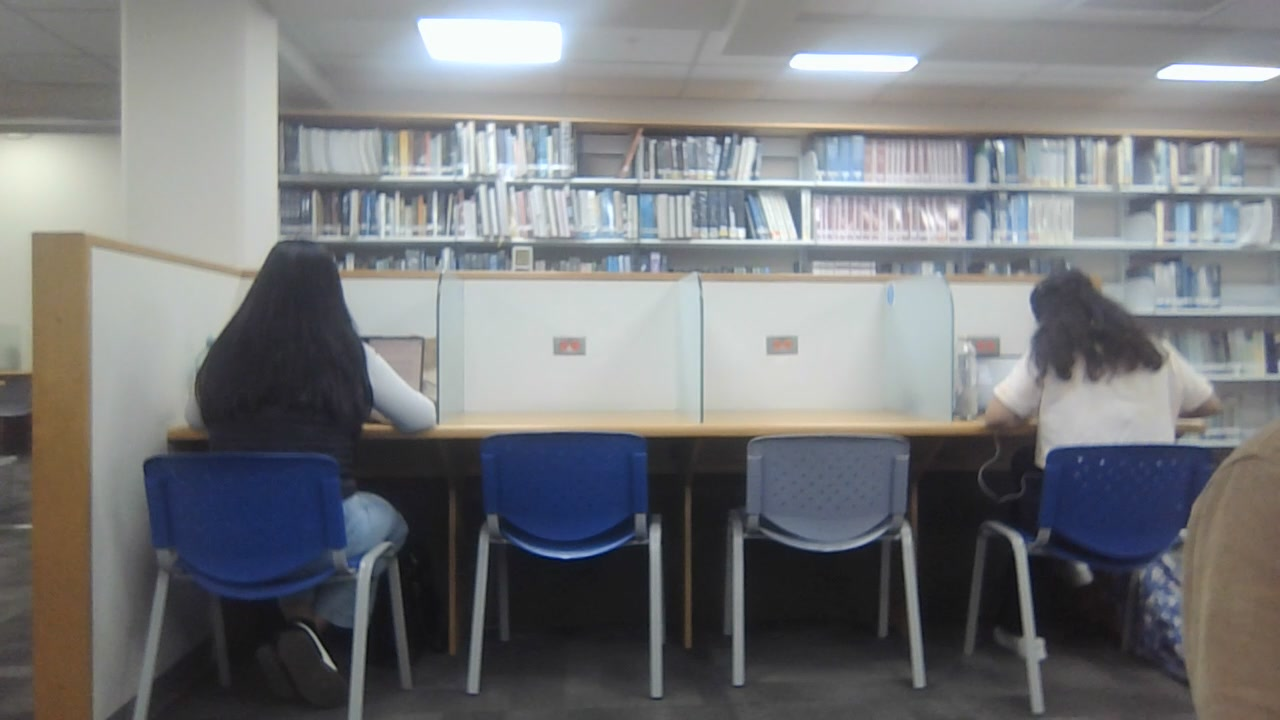
#> input picture data/frames/video1/frame_000086.jpg, 1280 x 720 px, found by its file name
$ python calibrate_seats.py --frame data/frames/frame_000086.jpg --output data/calibration/seats.json
#> lines starting #> are read from the running program, lines starting #| are printed output that depends on the picture; after the words box and inside, x2 and y2 are one past the last pixel; in counts of white or black regions, pixels touching at a corner belong together
#> in main, base_frame is the input picture: shape (720, 1280, 3); mean B, G, R 123, 120.6, 118.9
"""Herramienta interactiva para dibujar los polígonos de ROI de cada asiento
sobre un frame de referencia y guardarlos en data/calibration/seats.json.

Uso:
    python src/calibrate_seats.py
    python src/calibrate_seats.py --frame data/frames/frame_000086.jpg --output data/calibration/seats.json

Controles:
    click izquierdo   agrega un punto al polígono del asiento actual
    u                 deshace el último punto agregado
    n                 cierra el polígono actual (mínimo 3 puntos) y empieza el siguiente asiento
    z                 deshace el último asiento ya cerrado
    s                 guarda seats.json y termina
    q / ESC           sale sin guardar
"""

import argparse
import json
import os

import cv2

DEFAULT_FRAME = "data/frames/frame_000086.jpg"
DEFAULT_OUTPUT = "data/calibration/seats.json"

WINDOW_NAME = "Calibracion de asientos"


class CalibrationState:
    def __init__(self):
        self.completed_seats = []  # list of {"seat_id": str, "polygon": [[x,y],...]}
        self.current_points = []

    def next_seat_id(self):
        return f"A{len(self.completed_seats) + 1}"


def mouse_callback(event, x, y, flags, state):
    if event == cv2.EVENT_LBUTTONDOWN:
        state.current_points.append([x, y])


def render(base_frame, state):
    frame = base_frame.copy()

    for seat in state.completed_seats:
        pts = seat["polygon"]
        for i in range(len(pts)):
            p1 = tuple(pts[i])
            p2 = tuple(pts[(i + 1) % len(pts)])
            cv2.line(frame, p1, p2, (0, 200, 0), 2)
        cx = sum(p[0] for p in pts) // len(pts)
        cy = sum(p[1] for p in pts) // len(pts)
        cv2.putText(frame, seat["seat_id"], (cx - 10, cy), cv2.FONT_HERSHEY_SIMPLEX, 0.8, (0, 200, 0), 2)

    for i, p in enumerate(state.current_points):
        cv2.circle(frame, tuple(p), 4, (0, 0, 255), -1)
        if i > 0:
            cv2.line(frame, tuple(state.current_points[i - 1]), tuple(p), (0, 0, 255), 2)
    if len(state.current_points) >= 3:
        cv2.line(frame, tuple(state.current_points[-1]), tuple(state.current_points[0]), (0, 0, 255), 1)

    hint = f"Asiento actual: {state.next_seat_id()} | puntos: {len(state.current_points)} | click=punto n=cerrar u=deshacer z=deshacer asiento s=guardar q=salir"
    cv2.putText(frame, hint, (10, frame.shape[0] - 15), cv2.FONT_HERSHEY_SIMPLEX, 0.5, (255, 255, 255), 1)
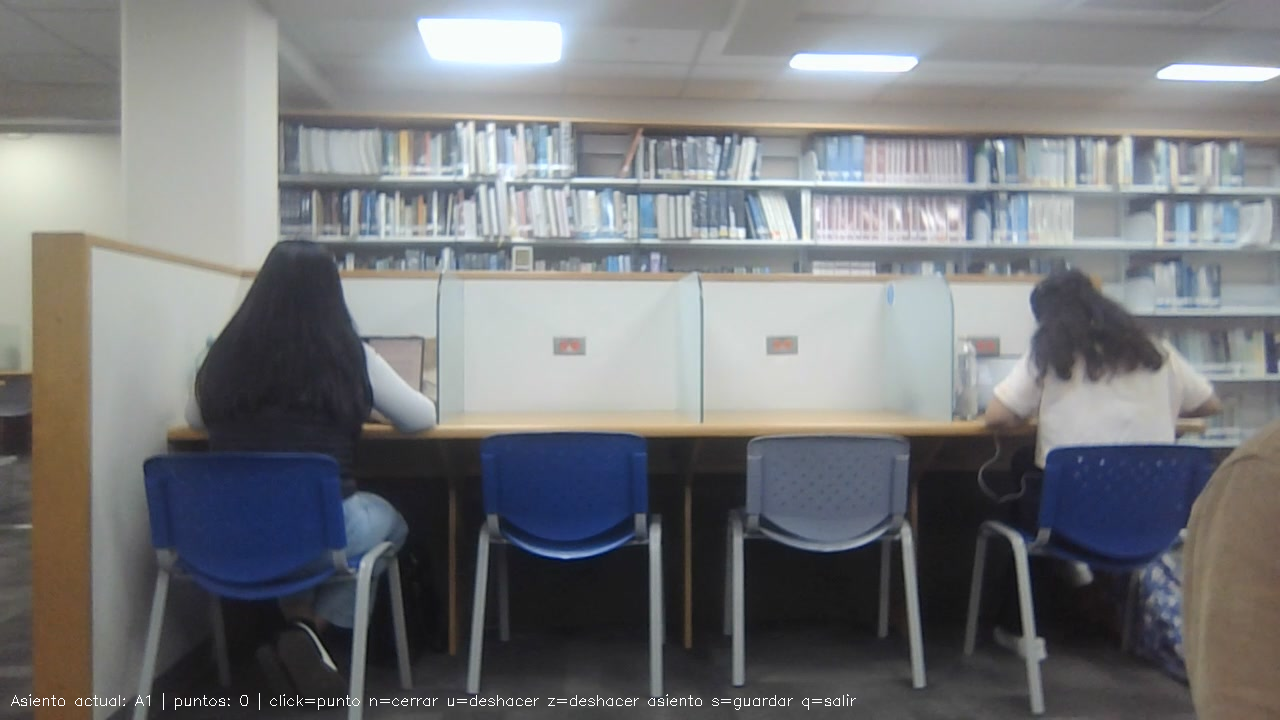
#> frame: shape (720, 1280, 3); 0.18% of pixels changed, all inside (x1, y1, x2, y2) = (11, 693, 856, 710)

    return frame


def main():
    parser = argparse.ArgumentParser()
    parser.add_argument("--frame", default=DEFAULT_FRAME)
    parser.add_argument("--output", default=DEFAULT_OUTPUT)
    args = parser.parse_args()

    base_frame = cv2.imread(args.frame)
    if base_frame is None:
        raise FileNotFoundError(f"No se pudo leer el frame de referencia: {args.frame}")

    state = CalibrationState()

    cv2.namedWindow(WINDOW_NAME)
    cv2.setMouseCallback(WINDOW_NAME, mouse_callback, state)

    print(__doc__)

    while True:
        cv2.imshow(WINDOW_NAME, render(base_frame, state))
        key = cv2.waitKey(20) & 0xFF
#> (key q is pressed here)

        if key == ord("u"):
            if state.current_points:
                state.current_points.pop()

        elif key == ord("n"):
            if len(state.current_points) >= 3:
                state.completed_seats.append({
                    "seat_id": state.next_seat_id(),
                    "polygon": state.current_points,
                })
                state.current_points = []
            else:
                print("Necesitas al menos 3 puntos para cerrar un poligono.")

        elif key == ord("z"):
            if state.completed_seats:
                removed = state.completed_seats.pop()
                print(f"Asiento {removed['seat_id']} eliminado.")

        elif key == ord("s"):
            os.makedirs(os.path.dirname(args.output), exist_ok=True)
            with open(args.output, "w", encoding="utf-8") as f:
                json.dump(state.completed_seats, f, indent=2)
            print(f"Guardado {len(state.completed_seats)} asientos en {args.output}")
            break

        elif key == ord("q") or key == 27:
            print("Salida sin guardar.")
            break

    cv2.destroyAllWindows()


if __name__ == "__main__":
    main()

$ run again, with data/frames/video1/frame_000004.jpg copied over data/frames/video1/frame_000086.jpg
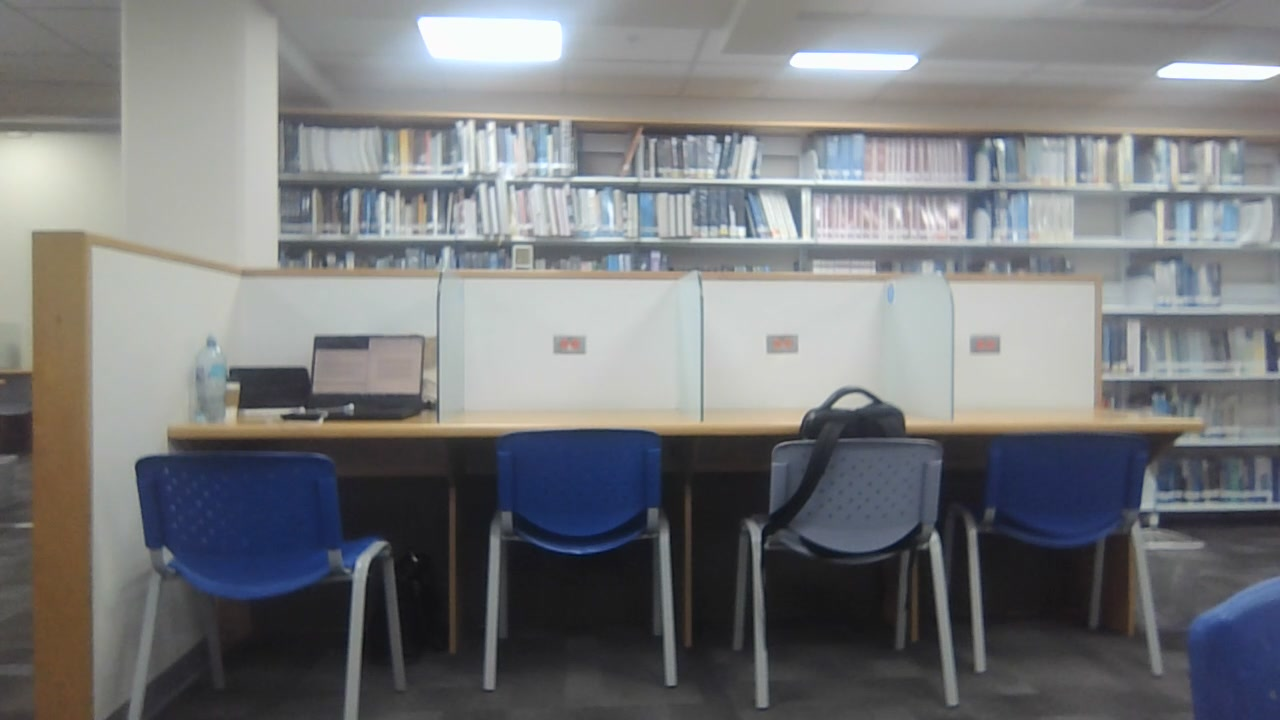
#> input picture data/frames/video1/frame_000004.jpg, 1280 x 720 px, found by its file name
#> in main, base_frame is the input picture: shape (720, 1280, 3); mean B, G, R 123.4, 121.2, 119.6
#> in render, `cv2.putText(frame, hint, (10, frame.shape[0] - 15), cv2.FONT_HERSHEY_S..`:
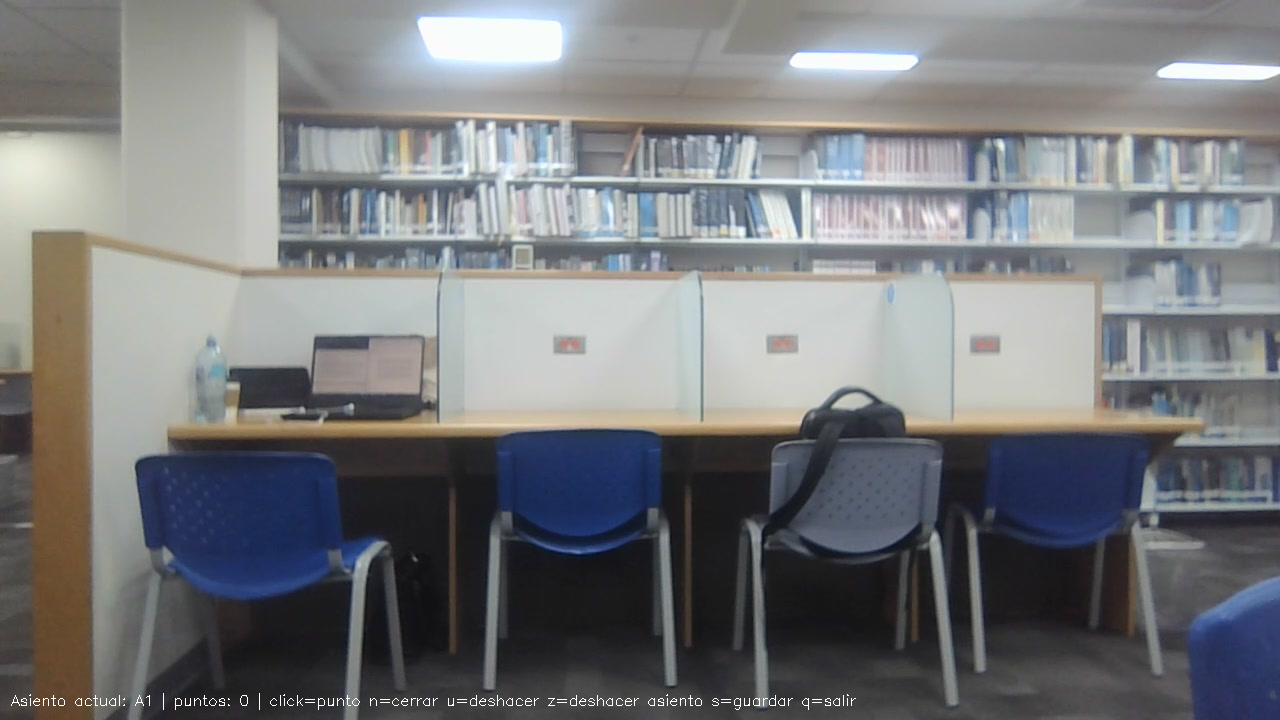
#> frame: shape (720, 1280, 3); 0.18% of pixels changed, all inside (x1, y1, x2, y2) = (11, 693, 856, 710)
